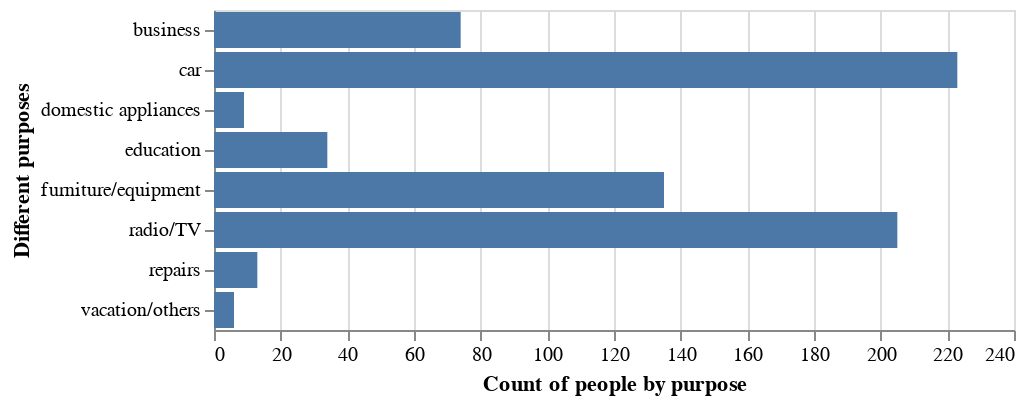

Here is the notebook cell this chart was saved with:
### Markdown cell above
Podem veure en aquest gràfic la quantitat de persones que hi ha per cada edat. Veiem que la gran majoria de persones que demanen un crèdit al banc és gent jove, la qual es concenctra especialment a al franja dels 23 anys fins els 36. 

Tenint en compte això, pot ser interessant veure els principals motius que troben les persones entre aquesta franja d'edat abans mencionada.

### Code cell
dataset_young = data[data.Age > 19]
dataset_young = dataset_young[dataset_young.Age < 40]

dataset_young = dataset_young.groupby("Purpose").size().reset_index(name="Count")
alt.Chart(dataset_young).mark_bar().encode(
    y=alt.Y("Purpose", title="Different purposes", sort=None),
    x=alt.X("Count", title="Count of people by purpose", sort=None))

### Figure 1 — Vega-Lite specification as saved in the notebook (floating-point values rounded to 4 significant figures)
{"config": {"view": {"continuousWidth": 400, "continuousHeight": 300}}, "data": {"name": "data-d1a539499f001405582df73f416802b5"}, "mark": "bar", "encoding": {"x": {"type": "quantitative", "field": "Count", "sort": null, "title": "Count of people by purpose"}, "y": {"type": "nominal", "field": "Purpose", "sort": null, "title": "Different purposes"}}, "$schema": "https://vega.github.io/schema/vega-lite/v4.8.1.json", "datasets": {"data-d1a539499f001405582df73f416802b5": [{"Purpose": "business", "Count": 74}, {"Purpose": "car", "Count": 223}, {"Purpose": "domestic appliances", "Count": 9}, {"Purpose": "education", "Count": 34}, {"Purpose": "furniture/equipment", "Count": 135}, {"Purpose": "radio/TV", "Count": 205}, {"Purpose": "repairs", "Count": 13}, {"Purpose": "vacation/others", "Count": 6}]}}
